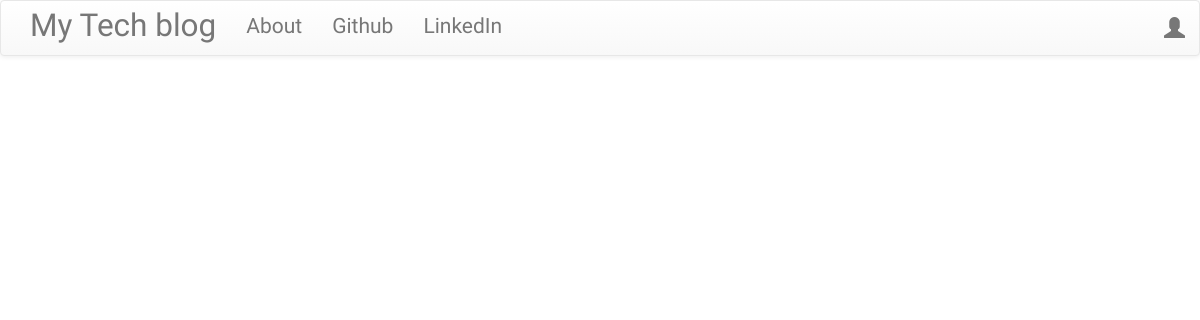
Before: / with the older database file.
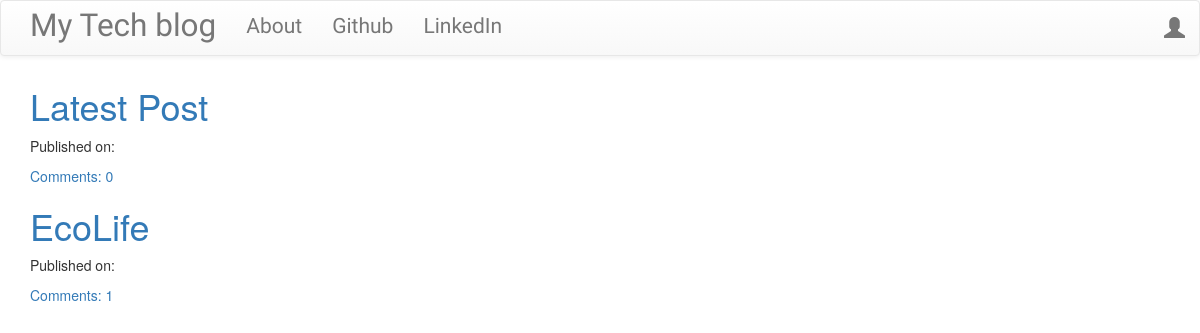
After: the same page with the newer database file.
### blog/models.py (models this page shows, shortened)
class Post(models.Model):
    author = models.ForeignKey('auth.User', on_delete=models.CASCADE)
    title = models.CharField(max_length=200)
    text = models.TextField()
    created_date = models.DateTimeField(default=timezone.now)
    published_date = models.DateTimeField(blank=True ,null=True)
    def approve_comments(self):
        return self.comments.filter(approved_comment=True)

### blog/views.py (the view)
# urls.py: path('', views.PostListView.as_view(),
class PostListView(ListView):
    model = Post
    def get_queryset(self):
        return Post.objects.filter(published_date__lte=timezone.now()).order_by('-published_date')

### blog/templates/blog/post_list.html
{% extends 'blog/base.html' %}
{% block content %}
<div class="centerstage">
  {% for post in post_list %}
  <div class="post">
    <h1><a href="{% url 'post_detail' pk=post.pk %}">{{ post.title }}</a></h1>
    <div class="date">
      <p>Published on: {{ post.published|date:'D M Y' }}</p>
    </div>
    <a href="{% url 'post_detail' pk=post.pk %}">Comments: {{ post.approve_comments.count }}</a>
  </div>
  {% endfor %}
</div>
{% endblock %}

### blog/templates/blog/base.html (shortened to what this page needs)
<!DOCTYPE html>
{% load static %}
<html>
    <head>
        <link rel="stylesheet" href="https://maxcdn.bootstrapcdn.com/bootstrap/3.3.7/css/bootstrap.min.css">
        <link rel="stylesheet" href="https://maxcdn.bootstrapcdn.com/bootstrap/3.3.7/css/bootstrap-theme.min.css">
        <link rel="stylesheet" href="//cdn.jsdelivr.net/medium-editor/latest/css/medium-editor.min.css" type="text/css" media="screen" charset="utf-8">
        <link rel="stylesheet" href="{% static 'css/blog.css' %}">
<body class='loader'>
  <nav class="navbar navbar-default techfont custom-navbar">
    <div class="container">
      <ul class="nav navbar-nav">
        <li><a class='navbar-brand bigbrand' href="{% url 'post_list' %}">My Tech blog</a></li>
        <li><a href="{% url 'about'%}">About</a></li>
        <li><a href="https://www.github.com">Github</a></li>
        <li><a href="https://www.linkedin.com">LinkedIn</a></li>
      </ul>
      <ul class="nav navbar-nav navbar-right">
        {% if user.is_authenticated %}
        <li>
          <a href="{% url 'post_new' %}" >New Post</a>
        </li>
        <li>
          <a href="{% url 'post_draft_list' %}">Drafts</a>
        </li>
        <li>
          <a href="{% url 'logout' %}" >Log out</a>
        </li>
        <li>
          <a >Welcome: {{ user.username }}</a>
        </li>
          {% else %}
          <li><a class='nav navbar-right' href="{% url 'login' %}" ><span class="glyphicon glyphicon-user"></span></a></li>
        {% endif %}
      </ul>
  </div>
</nav>
        <div class="content container">
            <div class="row">
                <div class="col-md-8">
                  <div class="blog_posts">
                    {% block content %}
                    {% endblock %}
                  </div>
                </div>
            </div>
        </div>
</body>
</html>

### blog/static/css/blog.css (style rules this page uses)
.techfont { font-family: 'Russo One', sans-serif; font-size: 1.5em; margin-bottom: 10px; }
.bigbrand { font-size: 1.5em; }
.centerstage { margin-left: auto; margin-right: auto; }
.loader { filter:hue-rotate(0deg); color:linear-gradient(45deg,#0f8,#08f); animation:hue 10000ms infinite linear; }

Changed rows visible on the page:
added Post: title "Latest Post", approve_comments.count "0"
added Post: title "EcoLife", approve_comments.count "1"
